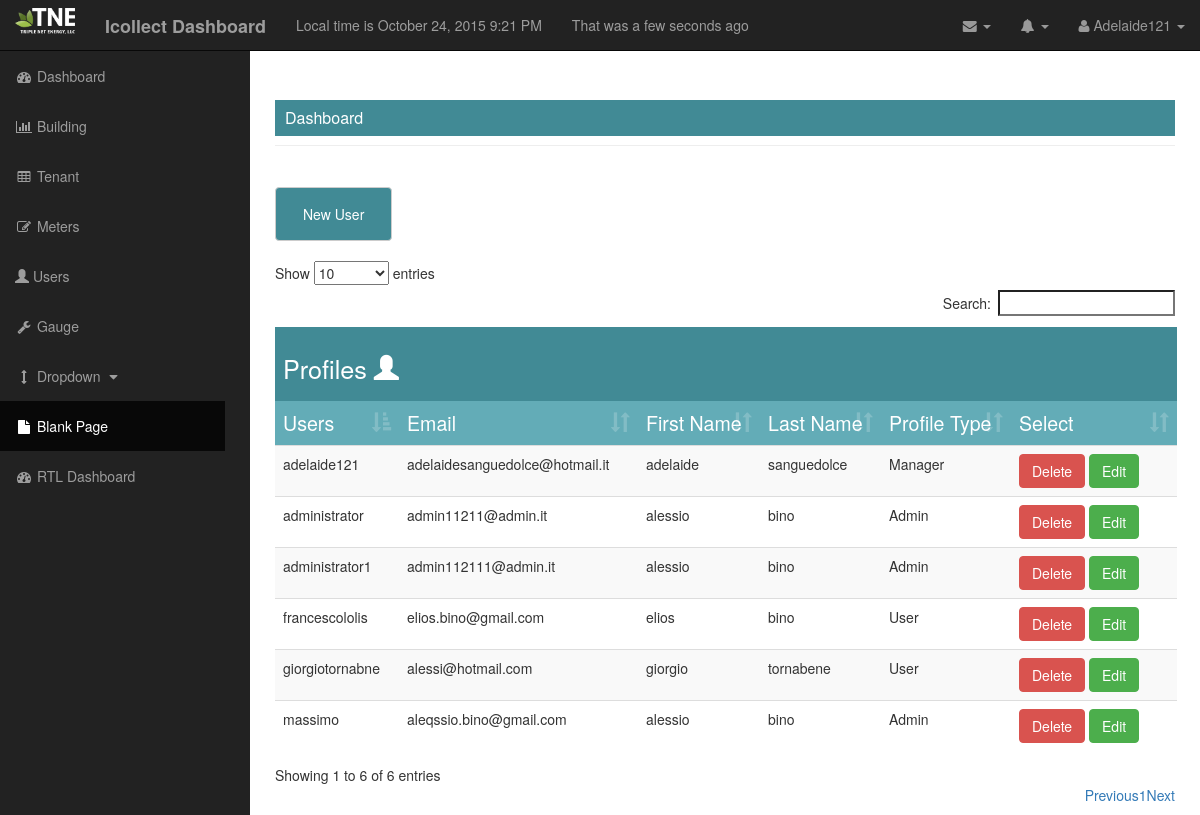
The app's page /dashboard/users (signed in), older data.
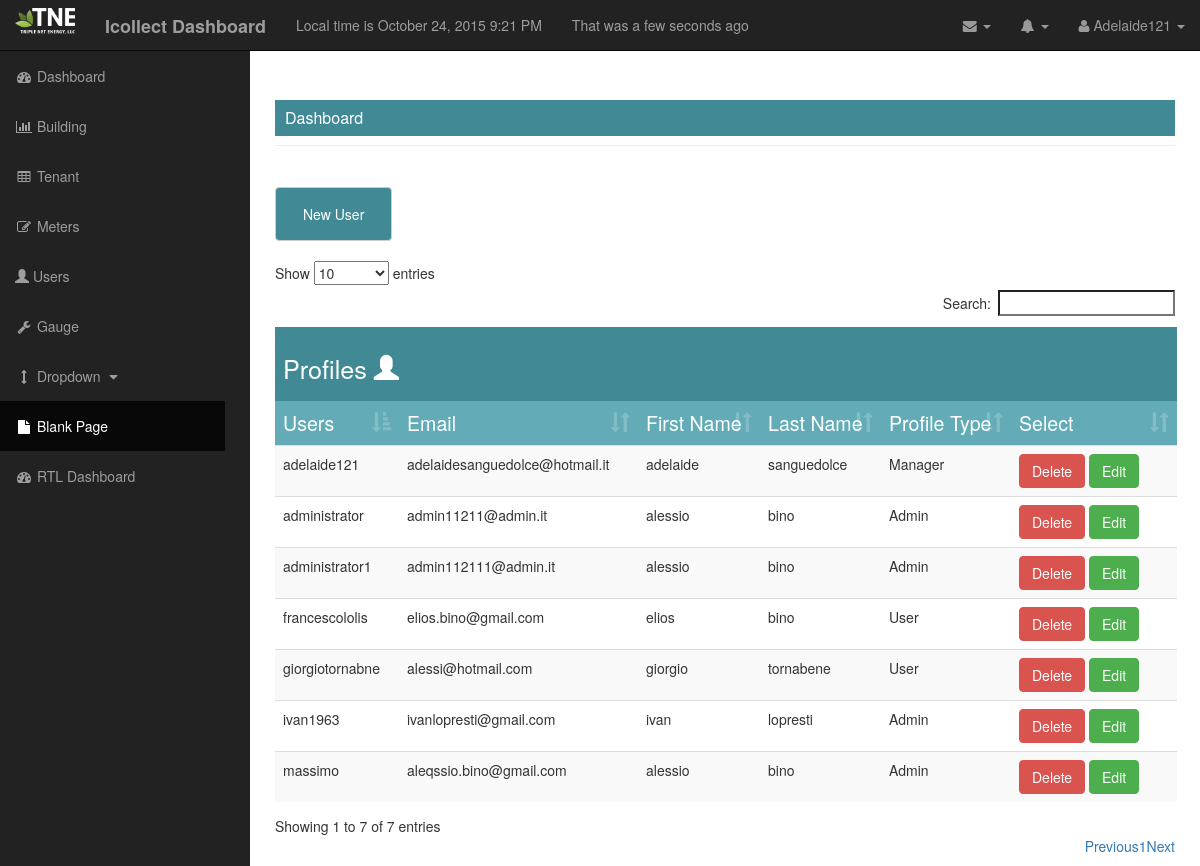
The same page, newer data.
### project/model_.py (models this page shows, shortened)
class user_(db.Model,UserMixin):
    __tablename__ = "user"
    id_user = db.Column(db.Integer, primary_key=True)
    user = db.Column(db.String, unique=True, nullable=False)
    password = db.Column(db.String, unique=True ,nullable=False)
    email = db.Column(db.String, unique=True, nullable=False)
    first_name = db.Column(db.String, nullable=False)
    last_name = db.Column(db.String, nullable=False)
    role = db.Column(db.String, db.ForeignKey('profile_type.name'))
    gauge_ch = db.relationship('gauge_', backref='user')
    def is_authenticated(self):
        return True
    @login_.user_loader
    def load_user(id_user=None):
        return user_.query.get(int(id_user))

### project/users/view.py (the view)
@users_for_blueprint.route('/dashboard/users')
@login_required
def user_page():
    users_site = db.session.query(user_).order_by(user_.id_user)
    return render_template('users.html', users=users_site, current_time=datetime.utcnow())

### project/templates/users.html (shortened to what this page needs)
{% extends "base_.html" %}
{% block head %}
    {{ super() }}
{% endblock %}
{% block content %}
      <div id="page-wrapper">
           <div class="container-fluid">
                <div class="row">
                    <div class="page-tabs">
                        <div class="col-lg-12">
                            <ul class="nav nav-pills nav-user">
                                  <li type="button" class="btn btn-default" role="presentation"><a class="tab-extra" href="{{url_for('user.new_users')}}" aria-controls="new-user" role="tab">New User</a></li>
                            </ul>
                        </div>
                    </div>
                    <div class="col-lg-12">
                          <div class="tables">
                            <table id="tables-users" class="table table-striped table-hover">
                                <caption class="tables-users">
                                <h2>Profiles <i class="glyphicon glyphicon-user"></i>
                                </h2>
                                </caption>
                                <thead class="table-header">
                                    <tr>
                                        <td>Users</td>
                                        <td>Email</td>
                                        <td>First Name</td>
                                        <td>Last Name</td>
                                        <td>Profile Type</td>
                                        <td>Select</td>
                                    </tr>
                                </thead>
                                <tbody>
                                    {% for user in users %}
                                <tr>
                                        <td>{{user.user}}</td>
                                        <td>{{user.email}}</td>
                                        <td>{{user.first_name}}</td>
                                        <td>{{user.last_name}}</td>
                                        <td>{{user.role}}</td>
                                        <div class="btn-group-lg">
                                        <td width="150px"><a type="button" class="btn btn-danger btn-user-dng" href="{{ url_for('user.delete_users', usersdel=user.user)}}">Delete</a>
                                        <a type="button" class="btn btn-success btn-user-edit" href="{{ url_for('user.edit_users', useredit=user.user) }}">Edit</a></td>
                                        </div>
                                </tr>
                                    {% endfor %}
                                </tbody>
                            </table>
                        </div>
                    </div>
                    </div>
                </div>
           </div>
      </div>
{% endblock %}

### project/templates/base_.html (shortened to what this page needs)
<!DOCTYPE html>
<html lang="en">
{% block head %}
<head>
     <link href="{{url_for('static', filename='css/bootstrap.min.css')}}" rel="stylesheet">
     <link href="{{url_for('static', filename='css/sb-admin.css')}}" rel="stylesheet">
     <link href="{{ url_for('static', filename='css/simple-sidebar.css')}}" rel="stylesheet">
     <link href="{{url_for('static', filename='font-awesome/css/font-awesome.min.css')}}" rel="stylesheet">
    <link href="{{ url_for('static', filename='css/dataTables.bootstrap.css')}}" rel="stylesheet">
</head>
{% endblock %}
<body>
    <div id="wrapper">
        {% if current_user.is_authenticated() %}
        <nav class="navbar navbar-inverse navbar-fixed-top" role="navigation">
            <div class="navbar-header">
                <a class="navbar-brand" href="{{url_for('user.logout_')}}">
                    <img style="max-width: 60px; margin-top: -7px" src = "{{url_for ('static' , filename='images/TNE_150.png')}}">
                </a>
                <a class ="navbar-brand" href="/dashboard"><strong>Icollect Dashboard</strong></a>
                <div class="navbar-text"> Local time is {{ moment(current_time).format('LLL') }}</div>
                <div class="navbar-text"> That was {{ moment(current_time).fromNow(refresh=True)}}</div>
            </div>
            <ul class="nav navbar-right top-nav">
                <li class="dropdown">
                    <a href="#" class="dropdown-toggle" data-toggle="dropdown"><i class="fa fa-envelope"></i> <b class="caret"></b></a>
                </li>
                <li class="dropdown">
                    <a href="#" class="dropdown-toggle" data-toggle="dropdown"><i class="fa fa-bell"></i> <b class="caret"></b></a>
                </li>
                <li class="dropdown">
                    <a href="#" class="dropdown-toggle" data-toggle="dropdown"><i class="fa fa-user"></i>  {{ current_user.user|capitalize }} <b class="caret"></b></a>
                </li>
            </ul>
            {% endif %}
            <div class="collapse navbar-collapse navbar-ex1-collapse">
                <ul class="nav navbar-nav side-nav">
                    <li>
                        <a href="/dashboard"><i class="fa fa-fw fa-dashboard"></i> Dashboard</a>
                    </li>
                    <li>
                        <a href="/dashboard/building"><i class="fa fa-fw fa-bar-chart-o"></i> Building </a>
                    </li>
                    <li>
                        <a href="/dashboard/tenant"><i class="fa fa-fw fa-table"></i> Tenant </a>
                    </li>
                    <li>
                        <a href="/dashboard/meters"><i class="fa fa-fw fa-edit"></i> Meters </a>
                    </li>
                    <li>
                        <a href="/dashboard/users"><i class="glyphicon glyphicon-user"></i> Users </a>
                    </li>
                    <li>
                        <a href="/dashboard/prova"><i class="fa fa-fw fa-wrench"></i> Gauge</a>
                    </li>
                    <li>
                        <a href="javascript:;" data-toggle="collapse" data-target="#demo"><i class="fa fa-fw fa-arrows-v"></i> Dropdown <i class="fa fa-fw fa-caret-down"></i></a>
                    </li>
                    <li class="active">
                        <a href="blank-page.html"><i class="fa fa-fw fa-file"></i> Blank Page</a>
                    </li>
                    <li>
                        <a href="../../Template_Error/index-rtl.html"><i class="fa fa-fw fa-dashboard"></i> RTL Dashboard</a>
                    </li>
                </ul>
            </div>
        </nav>
        <div id="page-wrapper">
           <div class="container-fluid">
                <div class="row">
                    <div class="col-lg-12">
                        <h1 class="page-header">
                            <div class="box-header show-header widget-head">
                                Dashboard
                            </div>
                        </h1>
                        {% block error %}
                        <div class="col-lg-12">
                        </div>
                        {% endblock %}
                    </div>
                </div>
           </div>
    </div>
        {% block content %}
        {% endblock %}
</body>
</html>

### project/static/css/sb-admin.css (style rules this page uses)
body { margin-top: 100px; background-color: #222; }
@media (min-width:768px) { body { margin-top: 50px; } }
#wrapper { padding-left: 0; }
#page-wrapper { width: 100%; padding: 0; background-color: #fff; }
@media (min-width:768px) { #wrapper { padding-left: 225px; } }
@media (min-width:768px) { #page-wrapper { padding: 10px; } }
.top-nav { padding: 0 15px; }
.top-nav>li { display: inline-block; float: left; }
.top-nav>li>a { padding-top: 15px; padding-bottom: 15px; line-height: 20px; color: #999; }
@media (min-width:768px) { .side-nav { position: fixed; top: 51px; left: 225px; width: 225px; margin-left: -225px; border: none; border-radius: 0; overflow-y: auto; background-color: #222; bottom: 0; overflow-x: hidden; padding-bottom: 40px; } }
@media (min-width:768px) { .side-nav>li>a { width: 225px; } }
.tables { border-radius: 7px; }
.box-header { font-size: 16px; padding: 10px; background: #418A95; color: #ffffff; line-height: 16px; }

### project/static/css/simple-sidebar.css (style rules this page uses)
#wrapper { padding-left: 0; -webkit-transition: all 0.5s ease; -moz-transition: all 0.5s ease; -o-transition: all 0.5s ease; transition: all 0.5s ease; }
@media (min-width:768px) { #wrapper { padding-left: 250px; } }

Row changes from the older to the newer data that the page shows:
added user_: user "ivan1963", email "ivanlopresti@gmail.com", first_name "ivan", last_name "lopresti", role "Admin"
Text that changed along with them:
text written by a page script: "Show entries Search: Showing 1 to 6 of 6 entries Previous 1 Next" → "Show entries Search: Showing 1 to 7 of 7 entries Previous 1 Next"
